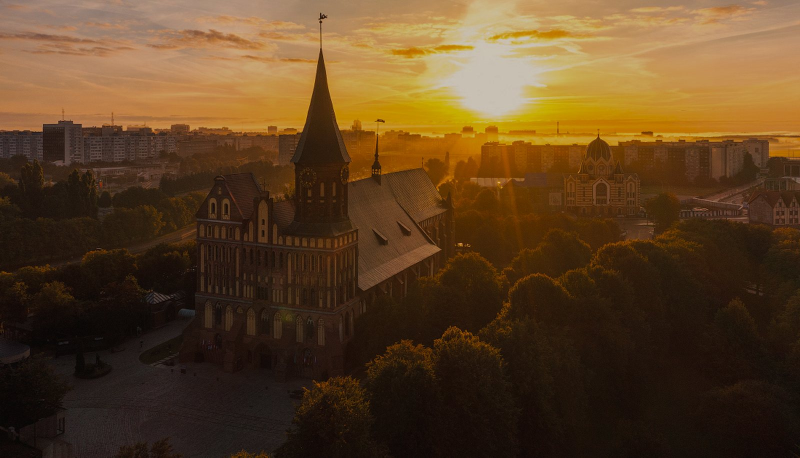
#> input picture images/hero.jpg, 1600 x 915 px, found by its file name (shown at 1/2 size)
$ python make_og.py
#> lines starting #> are read from the running program, lines starting #| are printed output that depends on the picture
import os
from PIL import Image

IMG = r"C:\Users\Алекс\.zcode\workspace\default\kaliningrad-demo\images"
im = Image.open(os.path.join(IMG, "hero.jpg")).convert("RGB")
#> im is the input picture: PIL image 1600x915 RGB; mean R, G, B 91.7, 64.6, 34.9
w, h = im.size
#> w = 1600; h = 915
# кадр 1200x630 из центра верхней части (закат + собор)
target = 1200 / 630
cw = min(w, int(h * target))
#> cw = 1600
ch = int(cw / target)
#> ch = 840
x0 = (w - cw) // 2
#> x0 = 0
y0 = max(0, int(h * 0.18))
#> y0 = 164
if y0 + ch > h:
    y0 = h - ch
#> y0 = 75
im.crop((x0, y0, x0 + cw, y0 + ch)).resize((1200, 630), Image.LANCZOS).save(
    os.path.join(IMG, "og.jpg"), "JPEG", quality=84, optimize=True)
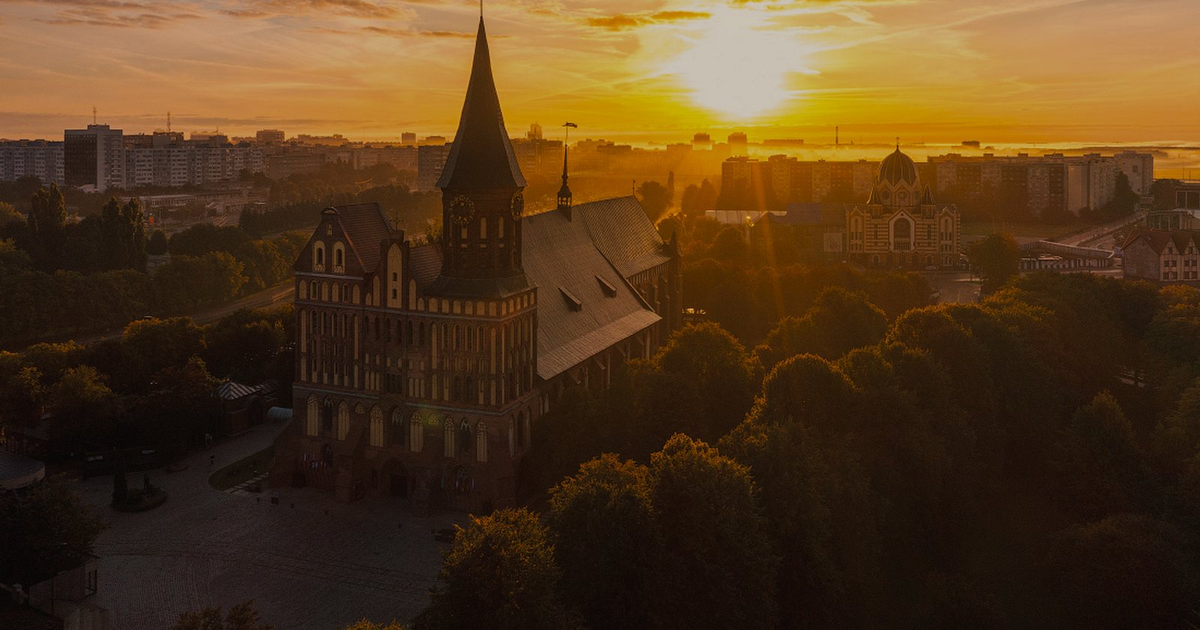
#> saved as og.jpg: PIL image 1200x630 RGB; mean R, G, B 83.8, 57.7, 28.9
print("og.jpg", os.path.getsize(os.path.join(IMG, "og.jpg")) // 1024, "KB")

$ run again, with images/balt.webp saved as images/hero.jpg
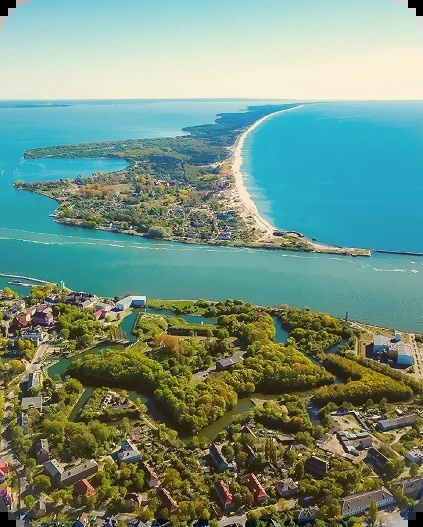
#> input picture images/balt.webp, 423 x 527 px, found by its file name
#> im is the input picture: PIL image 423x527 RGB; mean R, G, B 115.4, 145, 127.5
#> `im.crop((x0, y0, x0 + cw, y0 + ch)).resize((1200, 630), Image.LANCZOS)..`:
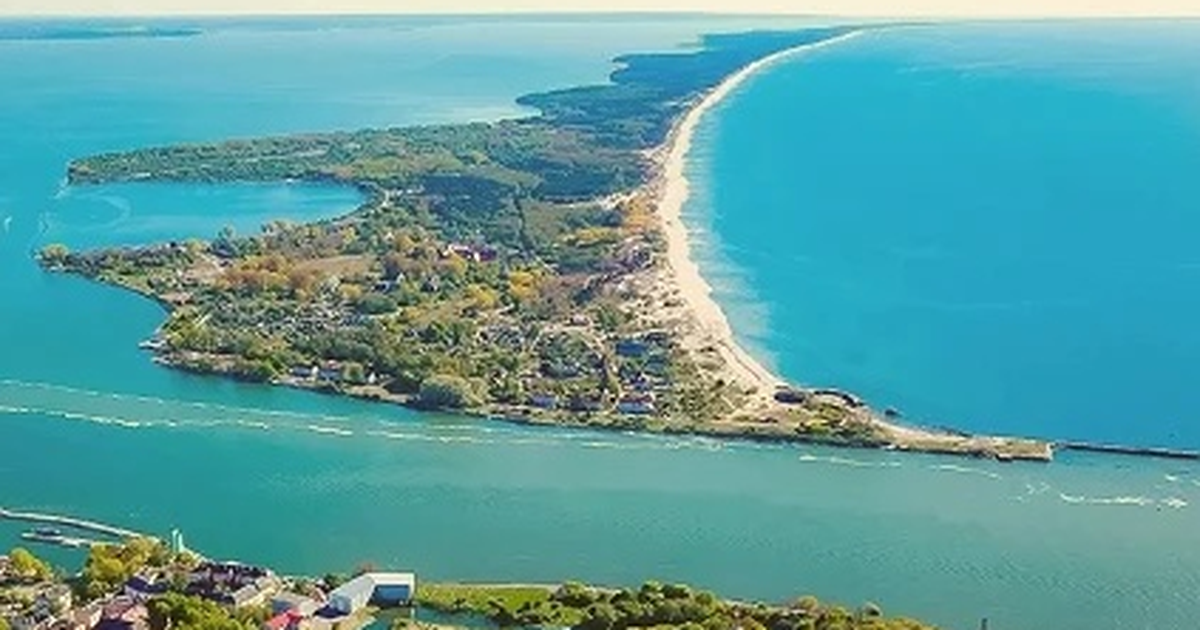
#> saved as og.jpg: PIL image 1200x630 RGB; mean R, G, B 91, 159, 161.1

$ run again, with images/knr.webp saved as images/hero.jpg
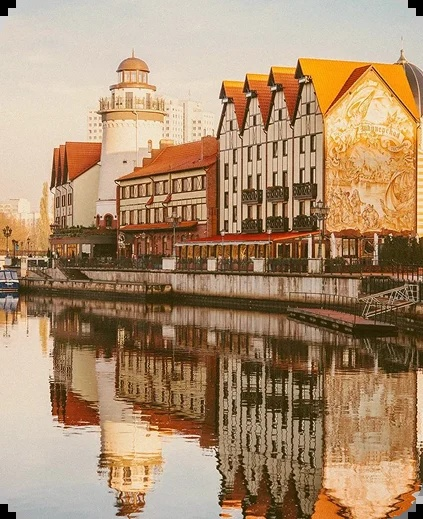
#> input picture images/knr.webp, 423 x 519 px, found by its file name
#> im is the input picture: PIL image 423x519 RGB; mean R, G, B 171.9, 141.6, 110.2
#> `im.crop((x0, y0, x0 + cw, y0 + ch)).resize((1200, 630), Image.LANCZOS)..`:
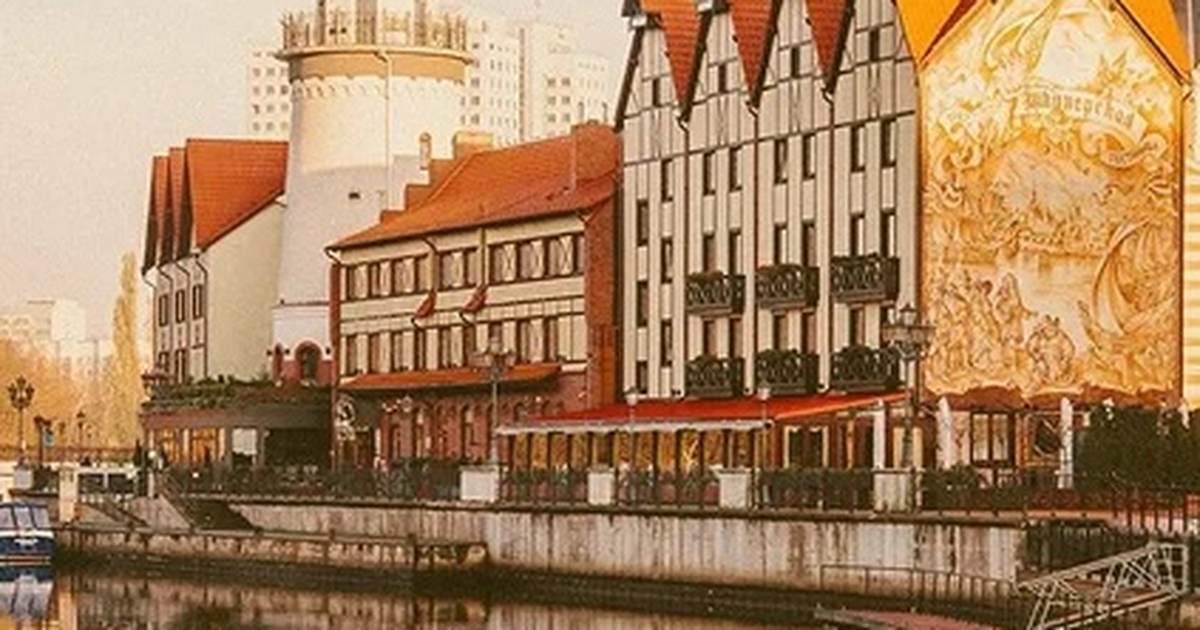
#> saved as og.jpg: PIL image 1200x630 RGB; mean R, G, B 167.6, 130.5, 94.2

$ run again, with images/svet.webp saved as images/hero.jpg
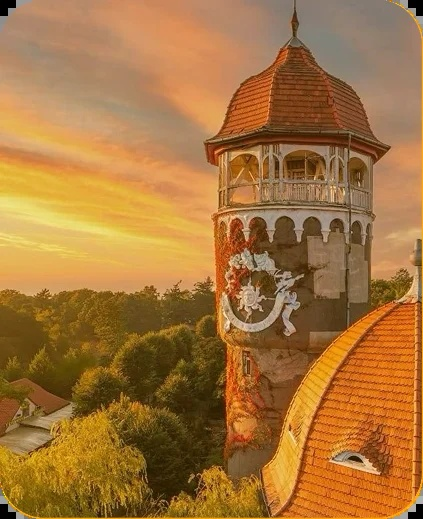
#> input picture images/svet.webp, 423 x 519 px, found by its file name
#> im is the input picture: PIL image 423x519 RGB; mean R, G, B 164.9, 116.1, 59.4
#> `im.crop((x0, y0, x0 + cw, y0 + ch)).resize((1200, 630), Image.LANCZOS)..`:
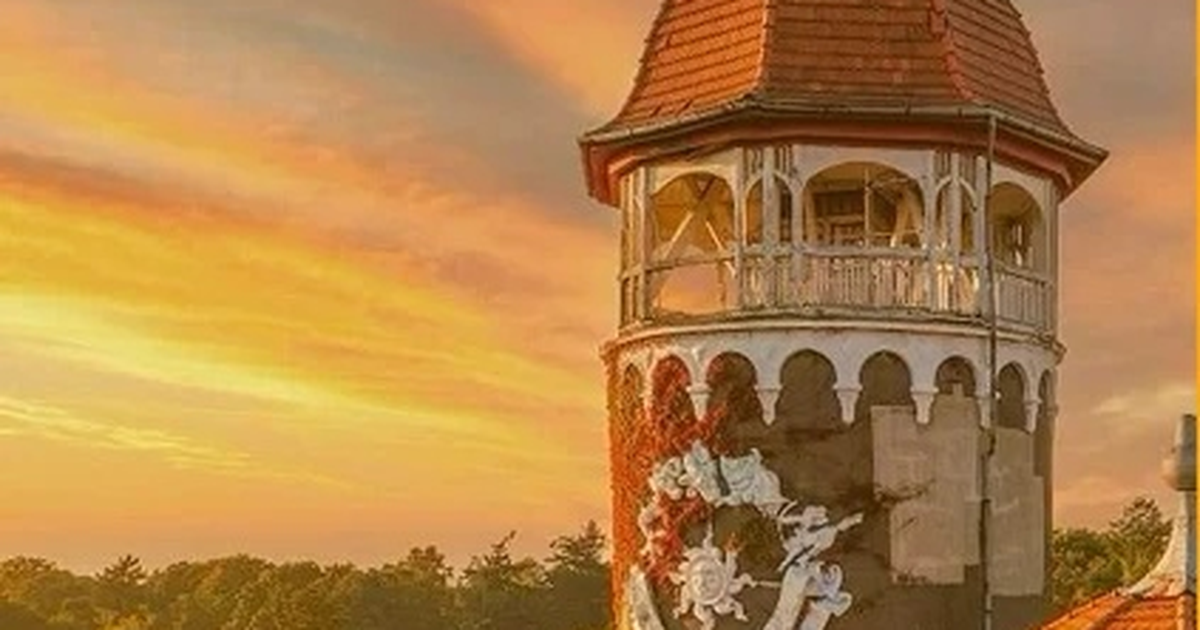
#> saved as og.jpg: PIL image 1200x630 RGB; mean R, G, B 178.7, 130.8, 72.8
